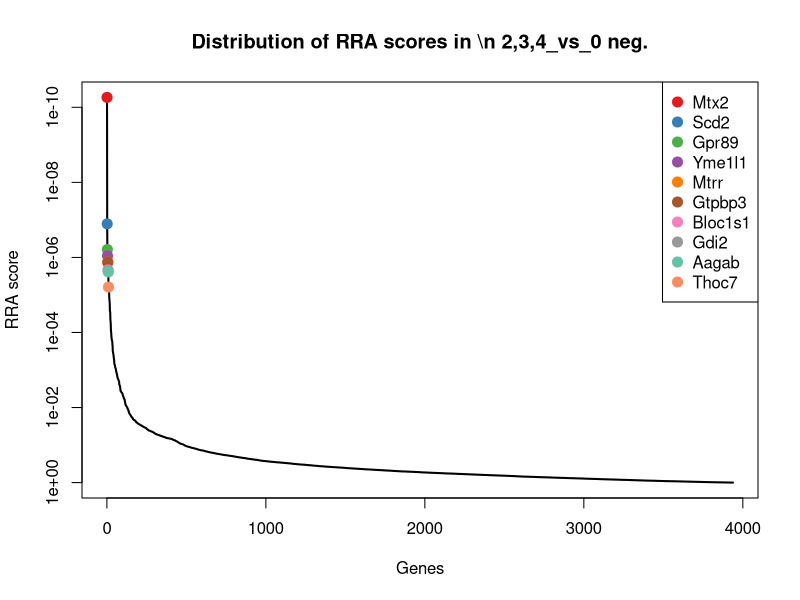
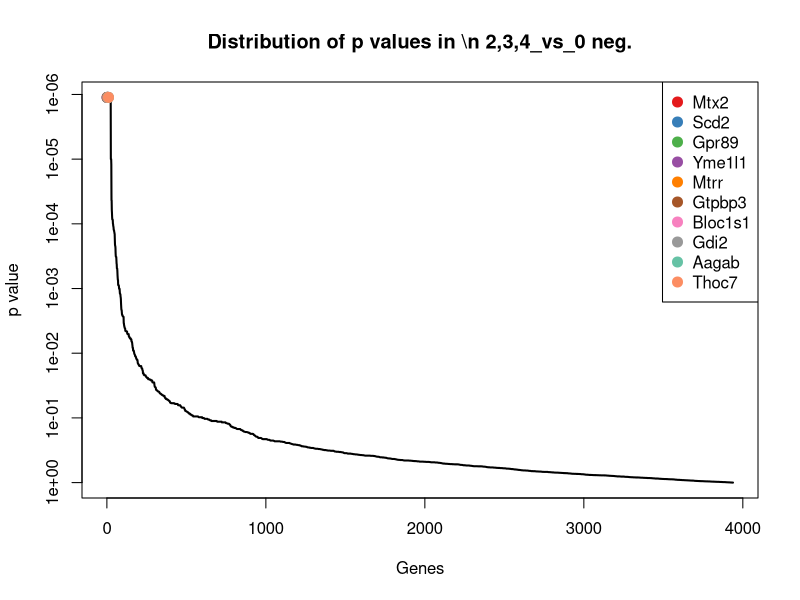
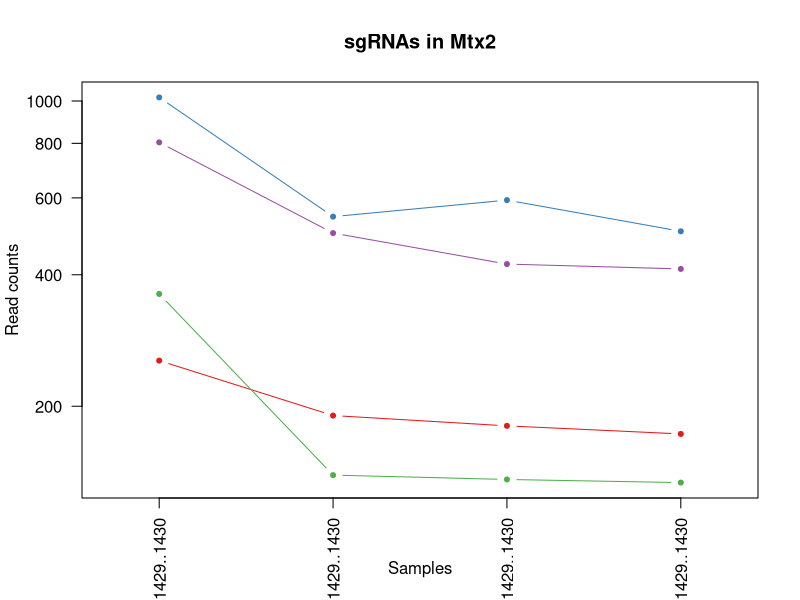
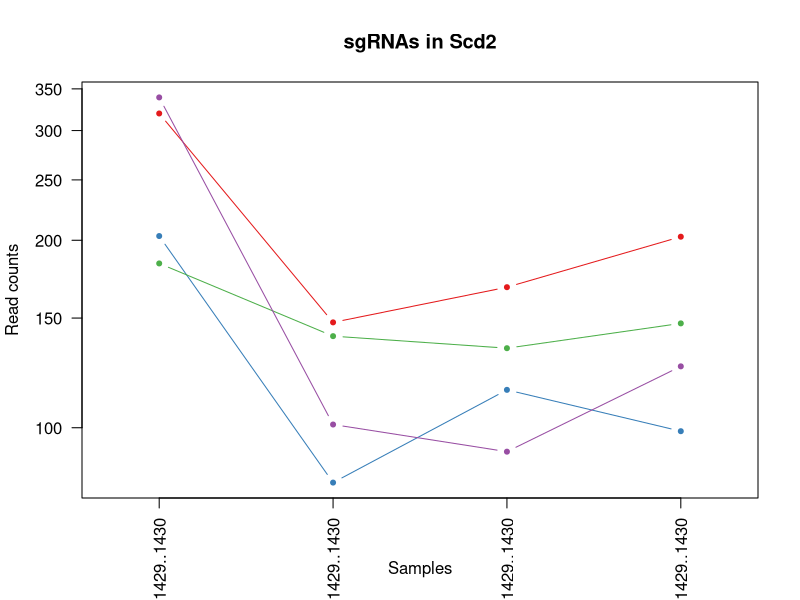
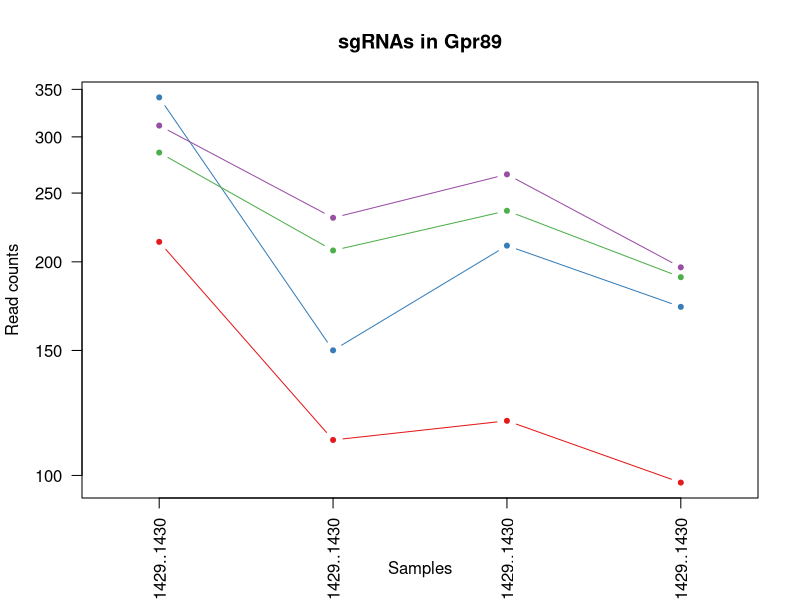
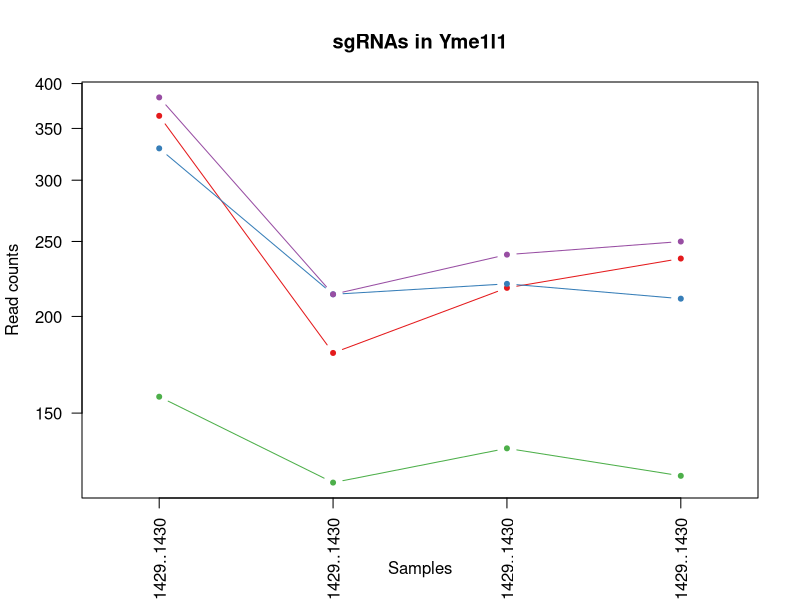
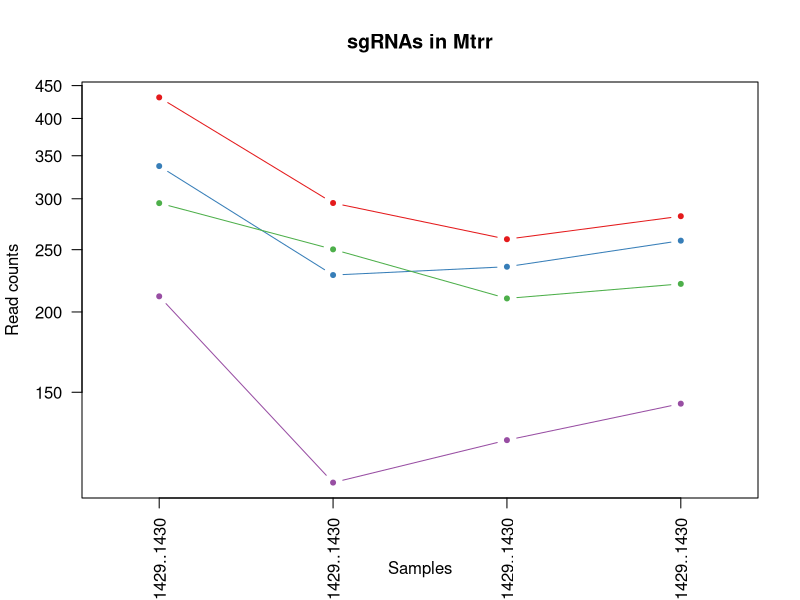
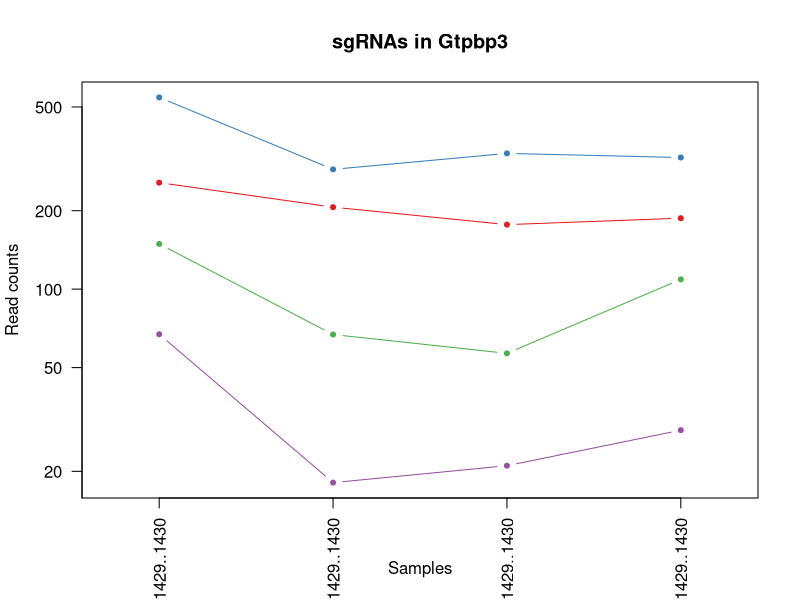

These charts were generated, in order, by the following R code: (Note: this script raises an error after producing the figures.)
pdf(file='invitro.poolD_hEGFRv3.CAR_ET.1.10_v_input.pdf',width=4.5,height=4.5);
gstable=read.table('invitro.poolD_hEGFRv3.CAR_ET.1.10_v_input.gene_summary.txt',header=T)
# 
#
# parameters
# Do not modify the variables beginning with "__"

# gstablename='__GENE_SUMMARY_FILE__'
startindex=3
# outputfile='__OUTPUT_FILE__'
targetgenelist=c("Mtx2","Scd2","Gpr89","Yme1l1","Mtrr","Gtpbp3","Bloc1s1","Gdi2","Aagab","Thoc7")
# samplelabel=sub('.\\w+.\\w+$','',colnames(gstable)[startindex]);
samplelabel='2,3,4_vs_0 neg.'


# You need to write some codes in front of this code:
# gstable=read.table(gstablename,header=T)
# pdf(file=outputfile,width=6,height=6)


# set up color using RColorBrewer
#library(RColorBrewer)
#colors <- brewer.pal(length(targetgenelist), "Set1")

colors=c( "#E41A1C", "#377EB8", "#4DAF4A", "#984EA3", "#FF7F00",  "#A65628", "#F781BF",
          "#999999", "#66C2A5", "#FC8D62", "#8DA0CB", "#E78AC3", "#A6D854", "#FFD92F", "#E5C494", "#B3B3B3", 
          "#8DD3C7", "#FFFFB3", "#BEBADA", "#FB8072", "#80B1D3", "#FDB462", "#B3DE69", "#FCCDE5",
          "#D9D9D9", "#BC80BD", "#CCEBC5", "#FFED6F")

######
# function definition

plotrankedvalues<-function(val, tglist, ...){
  
  plot(val,log='y',ylim=c(max(val),min(val)),type='l',lwd=2, ...)
  if(length(tglist)>0){
    for(i in 1:length(tglist)){
      targetgene=tglist[i];
      tx=which(names(val)==targetgene);ty=val[targetgene];
      points(tx,ty,col=colors[(i %% length(colors)) ],cex=2,pch=20)
      # text(tx+50,ty,targetgene,col=colors[i])
    }
    legend('topright',tglist,pch=20,pt.cex = 2,cex=1,col=colors)
  }
}



plotrandvalues<-function(val,targetgenelist, ...){
  # choose the one with the best distance distribution
  
  mindiffvalue=0;
  randval=val;
  for(i in 1:20){
    randval0=sample(val)
    vindex=sort(which(names(randval0) %in% targetgenelist))
    if(max(vindex)>0.9*length(val)){
      # print('pass...')
      next;
    }
    mindiffind=min(diff(vindex));
    if (mindiffind > mindiffvalue){
      mindiffvalue=mindiffind;
      randval=randval0;
      # print(paste('Diff: ',mindiffvalue))
    }
  }
  plot(randval,log='y',ylim=c(max(randval),min(randval)),pch=20,col='grey', ...)
  
  if(length(targetgenelist)>0){
    for(i in 1:length(targetgenelist)){
      targetgene=targetgenelist[i];
      tx=which(names(randval)==targetgene);ty=randval[targetgene];
      points(tx,ty,col=colors[(i %% length(colors)) ],cex=2,pch=20)
      text(tx+50,ty,targetgene,col=colors[i])
    }
  }
  
}




# set.seed(1235)



pvec=gstable[,startindex]
names(pvec)=gstable[,'id']
pvec=sort(pvec);

plotrankedvalues(pvec,targetgenelist,xlab='Genes',ylab='RRA score',main=paste('Distribution of RRA scores in \\n',samplelabel))

# plotrandvalues(pvec,targetgenelist,xlab='Genes',ylab='RRA score',main=paste('Distribution of RRA scores in \\n',samplelabel))


pvec=gstable[,startindex+1]
names(pvec)=gstable[,'id']
pvec=sort(pvec);

plotrankedvalues(pvec,targetgenelist,xlab='Genes',ylab='p value',main=paste('Distribution of p values in \\n',samplelabel))

# plotrandvalues(pvec,targetgenelist,xlab='Genes',ylab='p value',main=paste('Distribution of p values in \\n',samplelabel))



# you need to write after this code:
# dev.off()






# parameters
# Do not modify the variables beginning with "__"
targetmat=list(c(253.37010101462917,189.40077434235198,179.32943329136324,171.8027701780829),c(1018.1379426801092,542.5415729548663,591.9612361074127,502.03444219703266),c(360.4934893112555,138.07927419797272,134.9323405833073,132.70992426929757),c(802.959658362538,497.32977520862744,422.2076463413164,411.50364114510876))
targetgene="Mtx2"
collabel=c("In.vitro.input.Pool.D..25.32._1400..1401..1402..1403..1427..1428..1429..1430","In.vitro_Pool.D..25.32._hEGFRv3.CAR_ET.1.10_rep1_1400..1401..1402..1403..1427..1428..1429..1430","In.vitro_Pool.D..25.32._hEGFRv3.CAR_ET.1.10_rep2_1400..1401..1402..1403..1427..1428..1429..1430","In.vitro_Pool.D..25.32._hEGFRv3.CAR_ET.1.10_rep3_1400..1401..1402..1403..1427..1428..1429..1430")

# set up color using RColorBrewer
#library(RColorBrewer)
#colors <- brewer.pal(length(targetgenelist), "Set1")

colors=c( "#E41A1C", "#377EB8", "#4DAF4A", "#984EA3", "#FF7F00",  "#A65628", "#F781BF",
          "#999999", "#66C2A5", "#FC8D62", "#8DA0CB", "#E78AC3", "#A6D854", "#FFD92F", "#E5C494", "#B3B3B3", 
          "#8DD3C7", "#FFFFB3", "#BEBADA", "#FB8072", "#80B1D3", "#FDB462", "#B3DE69", "#FCCDE5",
          "#D9D9D9", "#BC80BD", "#CCEBC5", "#FFED6F")


## code

targetmatvec=unlist(targetmat)+1
yrange=range(targetmatvec[targetmatvec>0]);
# yrange[1]=1; # set the minimum value to 1
for(i in 1:length(targetmat)){
  vali=targetmat[[i]]+1;
  if(i==1){
    plot(1:length(vali),vali,type='b',las=1,pch=20,main=paste('sgRNAs in',targetgene),ylab='Read counts',xlab='Samples',xlim=c(0.7,length(vali)+0.3),ylim = yrange,col=colors[(i %% length(colors))],xaxt='n',log='y')
    axis(1,at=1:length(vali),labels=(collabel),las=2)
    # lines(0:100,rep(1,101),col='black');
  }else{
    lines(1:length(vali),vali,type='b',pch=20,col=colors[(i %% length(colors))])
  }
}




# parameters
# Do not modify the variables beginning with "__"
targetmat=list(c(318.5756417169234,146.63285755536927,167.1419960773871,201.6367841611033),c(202.13717617711225,80.6480716554531,114.03959107363391,97.73211477196332),c(182.57551396642396,139.3012146776008,133.19127812416784,146.0837926065136),c(338.13730392761175,100.19911932950234,90.53524787525134,124.47985144639539))
targetgene="Scd2"
collabel=c("In.vitro.input.Pool.D..25.32._1400..1401..1402..1403..1427..1428..1429..1430","In.vitro_Pool.D..25.32._hEGFRv3.CAR_ET.1.10_rep1_1400..1401..1402..1403..1427..1428..1429..1430","In.vitro_Pool.D..25.32._hEGFRv3.CAR_ET.1.10_rep2_1400..1401..1402..1403..1427..1428..1429..1430","In.vitro_Pool.D..25.32._hEGFRv3.CAR_ET.1.10_rep3_1400..1401..1402..1403..1427..1428..1429..1430")

# set up color using RColorBrewer
#library(RColorBrewer)
#colors <- brewer.pal(length(targetgenelist), "Set1")

colors=c( "#E41A1C", "#377EB8", "#4DAF4A", "#984EA3", "#FF7F00",  "#A65628", "#F781BF",
          "#999999", "#66C2A5", "#FC8D62", "#8DA0CB", "#E78AC3", "#A6D854", "#FFD92F", "#E5C494", "#B3B3B3", 
          "#8DD3C7", "#FFFFB3", "#BEBADA", "#FB8072", "#80B1D3", "#FDB462", "#B3DE69", "#FCCDE5",
          "#D9D9D9", "#BC80BD", "#CCEBC5", "#FFED6F")


## code

targetmatvec=unlist(targetmat)+1
yrange=range(targetmatvec[targetmatvec>0]);
# yrange[1]=1; # set the minimum value to 1
for(i in 1:length(targetmat)){
  vali=targetmat[[i]]+1;
  if(i==1){
    plot(1:length(vali),vali,type='b',las=1,pch=20,main=paste('sgRNAs in',targetgene),ylab='Read counts',xlab='Samples',xlim=c(0.7,length(vali)+0.3),ylim = yrange,col=colors[(i %% length(colors))],xaxt='n',log='y')
    axis(1,at=1:length(vali),labels=(collabel),las=2)
    # lines(0:100,rep(1,101),col='black');
  }else{
    lines(1:length(vali),vali,type='b',pch=20,col=colors[(i %% length(colors))])
  }
}




# parameters
# Do not modify the variables beginning with "__"
targetmat=list(c(212.38376114461562,111.19658364615503,118.39224722148253,96.70335566910055),c(340.0003193762487,149.07673851462542,209.7980263263036,171.8027701780829),c(284.1098559171393,206.50794105714505,235.04343198382563,189.29167492675),c(310.192072198057,229.72481017007854,264.64149378919626,195.46422954392665))
targetgene="Gpr89"
collabel=c("In.vitro.input.Pool.D..25.32._1400..1401..1402..1403..1427..1428..1429..1430","In.vitro_Pool.D..25.32._hEGFRv3.CAR_ET.1.10_rep1_1400..1401..1402..1403..1427..1428..1429..1430","In.vitro_Pool.D..25.32._hEGFRv3.CAR_ET.1.10_rep2_1400..1401..1402..1403..1427..1428..1429..1430","In.vitro_Pool.D..25.32._hEGFRv3.CAR_ET.1.10_rep3_1400..1401..1402..1403..1427..1428..1429..1430")

# set up color using RColorBrewer
#library(RColorBrewer)
#colors <- brewer.pal(length(targetgenelist), "Set1")

colors=c( "#E41A1C", "#377EB8", "#4DAF4A", "#984EA3", "#FF7F00",  "#A65628", "#F781BF",
          "#999999", "#66C2A5", "#FC8D62", "#8DA0CB", "#E78AC3", "#A6D854", "#FFD92F", "#E5C494", "#B3B3B3", 
          "#8DD3C7", "#FFFFB3", "#BEBADA", "#FB8072", "#80B1D3", "#FDB462", "#B3DE69", "#FCCDE5",
          "#D9D9D9", "#BC80BD", "#CCEBC5", "#FFED6F")


## code

targetmatvec=unlist(targetmat)+1
yrange=range(targetmatvec[targetmatvec>0]);
# yrange[1]=1; # set the minimum value to 1
for(i in 1:length(targetmat)){
  vali=targetmat[[i]]+1;
  if(i==1){
    plot(1:length(vali),vali,type='b',las=1,pch=20,main=paste('sgRNAs in',targetgene),ylab='Read counts',xlab='Samples',xlim=c(0.7,length(vali)+0.3),ylim = yrange,col=colors[(i %% length(colors))],xaxt='n',log='y')
    axis(1,at=1:length(vali),labels=(collabel),las=2)
    # lines(0:100,rep(1,101),col='black');
  }else{
    lines(1:length(vali),vali,type='b',pch=20,col=colors[(i %% length(colors))])
  }
}




# parameters
# Do not modify the variables beginning with "__"
targetmat=list(c(362.35650475989246,178.40331002569928,216.7622761628614,236.6145936584375),c(328.8222266844268,212.61764345528545,219.3738698515706,209.86685698400547),c(156.49329768550626,120.97210748317966,134.06180935373757,123.45109234353262),c(382.84967469489925,212.61764345528545,239.39608813167425,248.95970289279077))
targetgene="Yme1l1"
collabel=c("In.vitro.input.Pool.D..25.32._1400..1401..1402..1403..1427..1428..1429..1430","In.vitro_Pool.D..25.32._hEGFRv3.CAR_ET.1.10_rep1_1400..1401..1402..1403..1427..1428..1429..1430","In.vitro_Pool.D..25.32._hEGFRv3.CAR_ET.1.10_rep2_1400..1401..1402..1403..1427..1428..1429..1430","In.vitro_Pool.D..25.32._hEGFRv3.CAR_ET.1.10_rep3_1400..1401..1402..1403..1427..1428..1429..1430")

# set up color using RColorBrewer
#library(RColorBrewer)
#colors <- brewer.pal(length(targetgenelist), "Set1")

colors=c( "#E41A1C", "#377EB8", "#4DAF4A", "#984EA3", "#FF7F00",  "#A65628", "#F781BF",
          "#999999", "#66C2A5", "#FC8D62", "#8DA0CB", "#E78AC3", "#A6D854", "#FFD92F", "#E5C494", "#B3B3B3", 
          "#8DD3C7", "#FFFFB3", "#BEBADA", "#FB8072", "#80B1D3", "#FDB462", "#B3DE69", "#FCCDE5",
          "#D9D9D9", "#BC80BD", "#CCEBC5", "#FFED6F")


## code

targetmatvec=unlist(targetmat)+1
yrange=range(targetmatvec[targetmatvec>0]);
# yrange[1]=1; # set the minimum value to 1
for(i in 1:length(targetmat)){
  vali=targetmat[[i]]+1;
  if(i==1){
    plot(1:length(vali),vali,type='b',las=1,pch=20,main=paste('sgRNAs in',targetgene),ylab='Read counts',xlab='Samples',xlim=c(0.7,length(vali)+0.3),ylim = yrange,col=colors[(i %% length(colors))],xaxt='n',log='y')
    axis(1,at=1:length(vali),labels=(collabel),las=2)
    # lines(0:100,rep(1,101),col='black');
  }else{
    lines(1:length(vali),vali,type='b',pch=20,col=colors[(i %% length(colors))])
  }
}




# parameters
# Do not modify the variables beginning with "__"
targetmat=list(c(430.3565686351422,294.4876555903666,258.54777518220817,280.8512350815367),c(336.27428847897477,227.28092921082236,234.1729007542559,257.189775715693),c(294.3564408846427,249.27585784412776,208.92749509673388,220.15444801263317),c(210.52074569597866,107.5307622072708,125.35649705804033,142.99751529792528))
targetgene="Mtrr"
collabel=c("In.vitro.input.Pool.D..25.32._1400..1401..1402..1403..1427..1428..1429..1430","In.vitro_Pool.D..25.32._hEGFRv3.CAR_ET.1.10_rep1_1400..1401..1402..1403..1427..1428..1429..1430","In.vitro_Pool.D..25.32._hEGFRv3.CAR_ET.1.10_rep2_1400..1401..1402..1403..1427..1428..1429..1430","In.vitro_Pool.D..25.32._hEGFRv3.CAR_ET.1.10_rep3_1400..1401..1402..1403..1427..1428..1429..1430")

# set up color using RColorBrewer
#library(RColorBrewer)
#colors <- brewer.pal(length(targetgenelist), "Set1")

colors=c( "#E41A1C", "#377EB8", "#4DAF4A", "#984EA3", "#FF7F00",  "#A65628", "#F781BF",
          "#999999", "#66C2A5", "#FC8D62", "#8DA0CB", "#E78AC3", "#A6D854", "#FFD92F", "#E5C494", "#B3B3B3", 
          "#8DD3C7", "#FFFFB3", "#BEBADA", "#FB8072", "#80B1D3", "#FDB462", "#B3DE69", "#FCCDE5",
          "#D9D9D9", "#BC80BD", "#CCEBC5", "#FFED6F")


## code

targetmatvec=unlist(targetmat)+1
yrange=range(targetmatvec[targetmatvec>0]);
# yrange[1]=1; # set the minimum value to 1
for(i in 1:length(targetmat)){
  vali=targetmat[[i]]+1;
  if(i==1){
    plot(1:length(vali),vali,type='b',las=1,pch=20,main=paste('sgRNAs in',targetgene),ylab='Read counts',xlab='Samples',xlim=c(0.7,length(vali)+0.3),ylim = yrange,col=colors[(i %% length(colors))],xaxt='n',log='y')
    axis(1,at=1:length(vali),labels=(collabel),las=2)
    # lines(0:100,rep(1,101),col='black');
  }else{
    lines(1:length(vali),vali,type='b',pch=20,col=colors[(i %% length(colors))])
  }
}




# parameters
# Do not modify the variables beginning with "__"
targetmat=list(c(255.23311646326616,205.28600057751697,175.84730837308436,186.2053976181617),c(543.0690032776795,287.15601271259817,330.8018672364953,318.91532188745924),c(148.10972816663985,65.98478589991618,55.71399869246237,108.01970580059104),c(66.13704842661276,17.10716671479308,20.022218280103665,27.77649577729484))
targetgene="Gtpbp3"
collabel=c("In.vitro.input.Pool.D..25.32._1400..1401..1402..1403..1427..1428..1429..1430","In.vitro_Pool.D..25.32._hEGFRv3.CAR_ET.1.10_rep1_1400..1401..1402..1403..1427..1428..1429..1430","In.vitro_Pool.D..25.32._hEGFRv3.CAR_ET.1.10_rep2_1400..1401..1402..1403..1427..1428..1429..1430","In.vitro_Pool.D..25.32._hEGFRv3.CAR_ET.1.10_rep3_1400..1401..1402..1403..1427..1428..1429..1430")

# set up color using RColorBrewer
#library(RColorBrewer)
#colors <- brewer.pal(length(targetgenelist), "Set1")

colors=c( "#E41A1C", "#377EB8", "#4DAF4A", "#984EA3", "#FF7F00",  "#A65628", "#F781BF",
          "#999999", "#66C2A5", "#FC8D62", "#8DA0CB", "#E78AC3", "#A6D854", "#FFD92F", "#E5C494", "#B3B3B3", 
          "#8DD3C7", "#FFFFB3", "#BEBADA", "#FB8072", "#80B1D3", "#FDB462", "#B3DE69", "#FCCDE5",
          "#D9D9D9", "#BC80BD", "#CCEBC5", "#FFED6F")


## code

targetmatvec=unlist(targetmat)+1
yrange=range(targetmatvec[targetmatvec>0]);
# yrange[1]=1; # set the minimum value to 1
for(i in 1:length(targetmat)){
  vali=targetmat[[i]]+1;
  if(i==1){
    plot(1:length(vali),vali,type='b',las=1,pch=20,main=paste('sgRNAs in',targetgene),ylab='Read counts',xlab='Samples',xlim=c(0.7,length(vali)+0.3),ylim = yrange,col=colors[(i %% length(colors))],xaxt='n',log='y')
    axis(1,at=1:length(vali),labels=(collabel),las=2)
    # lines(0:100,rep(1,101),col='black');
  }else{
    lines(1:length(vali),vali,type='b',pch=20,col=colors[(i %% length(colors))])
  }
}




# parameters
# Do not modify the variables beginning with "__"
targetmat=list(c(267.3427168794065,168.62778618867466,187.16421435749078,147.11255170937636),c(279.4523172955469,118.5282265239235,172.36518345480545,160.4864200465924),c(110.84941919390026,86.7577740535935,81.8299355795541,61.72554617176631),c(540.2744801047239,318.92646518292815,346.47142936875036,402.2448092193438))
targetgene="Bloc1s1"
collabel=c("In.vitro.input.Pool.D..25.32._1400..1401..1402..1403..1427..1428..1429..1430","In.vitro_Pool.D..25.32._hEGFRv3.CAR_ET.1.10_rep1_1400..1401..1402..1403..1427..1428..1429..1430","In.vitro_Pool.D..25.32._hEGFRv3.CAR_ET.1.10_rep2_1400..1401..1402..1403..1427..1428..1429..1430","In.vitro_Pool.D..25.32._hEGFRv3.CAR_ET.1.10_rep3_1400..1401..1402..1403..1427..1428..1429..1430")

# set up color using RColorBrewer
#library(RColorBrewer)
#colors <- brewer.pal(length(targetgenelist), "Set1")

colors=c( "#E41A1C", "#377EB8", "#4DAF4A", "#984EA3", "#FF7F00",  "#A65628", "#F781BF",
          "#999999", "#66C2A5", "#FC8D62", "#8DA0CB", "#E78AC3", "#A6D854", "#FFD92F", "#E5C494", "#B3B3B3", 
          "#8DD3C7", "#FFFFB3", "#BEBADA", "#FB8072", "#80B1D3", "#FDB462", "#B3DE69", "#FCCDE5",
          "#D9D9D9", "#BC80BD", "#CCEBC5", "#FFED6F")


## code

targetmatvec=unlist(targetmat)+1
yrange=range(targetmatvec[targetmatvec>0]);
# yrange[1]=1; # set the minimum value to 1
for(i in 1:length(targetmat)){
  vali=targetmat[[i]]+1;
  if(i==1){
    plot(1:length(vali),vali,type='b',las=1,pch=20,main=paste('sgRNAs in',targetgene),ylab='Read counts',xlab='Samples',xlim=c(0.7,length(vali)+0.3),ylim = yrange,col=colors[(i %% length(colors))],xaxt='n',log='y')
    axis(1,at=1:length(vali),labels=(collabel),las=2)
    # lines(0:100,rep(1,101),col='black');
  }else{
    lines(1:length(vali),vali,type='b',pch=20,col=colors[(i %% length(colors))])
  }
}




# parameters
# Do not modify the variables beginning with "__"
targetmat=list(c(547.7265418992719,394.686774919869,326.4492110886467,446.48145064244295),c(216.1097920418896,109.97464316652696,127.9680907467495,129.62364696070924),c(150.9042513395953,94.08941693136195,134.06180935373757,140.93999709219975),c(346.5208734464781,172.29360762755888,195.86952665318802,217.06817070404486))
targetgene="Gdi2"
collabel=c("In.vitro.input.Pool.D..25.32._1400..1401..1402..1403..1427..1428..1429..1430","In.vitro_Pool.D..25.32._hEGFRv3.CAR_ET.1.10_rep1_1400..1401..1402..1403..1427..1428..1429..1430","In.vitro_Pool.D..25.32._hEGFRv3.CAR_ET.1.10_rep2_1400..1401..1402..1403..1427..1428..1429..1430","In.vitro_Pool.D..25.32._hEGFRv3.CAR_ET.1.10_rep3_1400..1401..1402..1403..1427..1428..1429..1430")

# set up color using RColorBrewer
#library(RColorBrewer)
#colors <- brewer.pal(length(targetgenelist), "Set1")

colors=c( "#E41A1C", "#377EB8", "#4DAF4A", "#984EA3", "#FF7F00",  "#A65628", "#F781BF",
          "#999999", "#66C2A5", "#FC8D62", "#8DA0CB", "#E78AC3", "#A6D854", "#FFD92F", "#E5C494", "#B3B3B3", 
          "#8DD3C7", "#FFFFB3", "#BEBADA", "#FB8072", "#80B1D3", "#FDB462", "#B3DE69", "#FCCDE5",
          "#D9D9D9", "#BC80BD", "#CCEBC5", "#FFED6F")


## code

targetmatvec=unlist(targetmat)+1
yrange=range(targetmatvec[targetmatvec>0]);
# yrange[1]=1; # set the minimum value to 1
for(i in 1:length(targetmat)){
  vali=targetmat[[i]]+1;
  if(i==1){
    plot(1:length(vali),vali,type='b',las=1,pch=20,main=paste('sgRNAs in',targetgene),ylab='Read counts',xlab='Samples',xlim=c(0.7,length(vali)+0.3),ylim = yrange,col=colors[(i %% length(colors))],xaxt='n',log='y')
    axis(1,at=1:length(vali),labels=(collabel),las=2)
    # lines(0:100,rep(1,101),col='black');
  }else{
    lines(1:length(vali),vali,type='b',pch=20,col=colors[(i %% length(colors))])
  }
}




# parameters
# Do not modify the variables beginning with "__"
targetmat=list(c(272.00025550099895,118.5282265239235,96.62896648223942,175.917806589534),c(371.67158200307733,250.49779832375583,255.936181493499,291.1388261101644),c(54.0274480104724,50.09955966475117,47.87921762633485,36.00656860019701),c(336.27428847897477,230.94675064970662,212.4096200150128,189.29167492675))
targetgene="Aagab"
collabel=c("In.vitro.input.Pool.D..25.32._1400..1401..1402..1403..1427..1428..1429..1430","In.vitro_Pool.D..25.32._hEGFRv3.CAR_ET.1.10_rep1_1400..1401..1402..1403..1427..1428..1429..1430","In.vitro_Pool.D..25.32._hEGFRv3.CAR_ET.1.10_rep2_1400..1401..1402..1403..1427..1428..1429..1430","In.vitro_Pool.D..25.32._hEGFRv3.CAR_ET.1.10_rep3_1400..1401..1402..1403..1427..1428..1429..1430")

# set up color using RColorBrewer
#library(RColorBrewer)
#colors <- brewer.pal(length(targetgenelist), "Set1")

colors=c( "#E41A1C", "#377EB8", "#4DAF4A", "#984EA3", "#FF7F00",  "#A65628", "#F781BF",
          "#999999", "#66C2A5", "#FC8D62", "#8DA0CB", "#E78AC3", "#A6D854", "#FFD92F", "#E5C494", "#B3B3B3", 
          "#8DD3C7", "#FFFFB3", "#BEBADA", "#FB8072", "#80B1D3", "#FDB462", "#B3DE69", "#FCCDE5",
          "#D9D9D9", "#BC80BD", "#CCEBC5", "#FFED6F")


## code

targetmatvec=unlist(targetmat)+1
yrange=range(targetmatvec[targetmatvec>0]);
# yrange[1]=1; # set the minimum value to 1
for(i in 1:length(targetmat)){
  vali=targetmat[[i]]+1;
  if(i==1){
    plot(1:length(vali),vali,type='b',las=1,pch=20,main=paste('sgRNAs in',targetgene),ylab='Read counts',xlab='Samples',xlim=c(0.7,length(vali)+0.3),ylim = yrange,col=colors[(i %% length(colors))],xaxt='n',log='y')
    axis(1,at=1:length(vali),labels=(collabel),las=2)
    # lines(0:100,rep(1,101),col='black');
  }else{
    lines(1:length(vali),vali,type='b',pch=20,col=colors[(i %% length(colors))])
  }
}




# parameters
# Do not modify the variables beginning with "__"
targetmat=list(c(340.9318271005672,301.8192984681351,242.00768182038343,254.10349840710464),c(331.6167498573823,254.16361976264008,261.1593688709174,341.54802215044026),c(162.0823440314172,114.86240508503927,103.59321631879722,112.13474221204213),c(313.918103095331,213.83958393491352,195.86952665318802,273.6499213614973))
targetgene="Thoc7"
collabel=c("In.vitro.input.Pool.D..25.32._1400..1401..1402..1403..1427..1428..1429..1430","In.vitro_Pool.D..25.32._hEGFRv3.CAR_ET.1.10_rep1_1400..1401..1402..1403..1427..1428..1429..1430","In.vitro_Pool.D..25.32._hEGFRv3.CAR_ET.1.10_rep2_1400..1401..1402..1403..1427..1428..1429..1430","In.vitro_Pool.D..25.32._hEGFRv3.CAR_ET.1.10_rep3_1400..1401..1402..1403..1427..1428..1429..1430")

# set up color using RColorBrewer
#library(RColorBrewer)
#colors <- brewer.pal(length(targetgenelist), "Set1")

colors=c( "#E41A1C", "#377EB8", "#4DAF4A", "#984EA3", "#FF7F00",  "#A65628", "#F781BF",
          "#999999", "#66C2A5", "#FC8D62", "#8DA0CB", "#E78AC3", "#A6D854", "#FFD92F", "#E5C494", "#B3B3B3", 
          "#8DD3C7", "#FFFFB3", "#BEBADA", "#FB8072", "#80B1D3", "#FDB462", "#B3DE69", "#FCCDE5",
          "#D9D9D9", "#BC80BD", "#CCEBC5", "#FFED6F")


## code

targetmatvec=unlist(targetmat)+1
yrange=range(targetmatvec[targetmatvec>0]);
# yrange[1]=1; # set the minimum value to 1
for(i in 1:length(targetmat)){
  vali=targetmat[[i]]+1;
  if(i==1){
    plot(1:length(vali),vali,type='b',las=1,pch=20,main=paste('sgRNAs in',targetgene),ylab='Read counts',xlab='Samples',xlim=c(0.7,length(vali)+0.3),ylim = yrange,col=colors[(i %% length(colors))],xaxt='n',log='y')
    axis(1,at=1:length(vali),labels=(collabel),las=2)
    # lines(0:100,rep(1,101),col='black');
  }else{
    lines(1:length(vali),vali,type='b',pch=20,col=colors[(i %% length(colors))])
  }
}



# 
#
# parameters
# Do not modify the variables beginning with "__"

# gstablename='__GENE_SUMMARY_FILE__'
startindex=9
# outputfile='__OUTPUT_FILE__'
targetgenelist=c("Lztr1","Rbp7","Gm17455","Ptbp3","E2f7","1700019D03Rik","Cdk17","B020004C17Rik","Zmym4","Myef2")
# samplelabel=sub('.\\w+.\\w+$','',colnames(gstable)[startindex]);
samplelabel='2,3,4_vs_0 pos.'


# You need to write some codes in front of this code:
# gstable=read.table(gstablename,header=T)
# pdf(file=outputfile,width=6,height=6)


# set up color using RColorBrewer
#library(RColorBrewer)
#colors <- brewer.pal(length(targetgenelist), "Set1")

colors=c( "#E41A1C", "#377EB8", "#4DAF4A", "#984EA3", "#FF7F00",  "#A65628", "#F781BF",
          "#999999", "#66C2A5", "#FC8D62", "#8DA0CB", "#E78AC3", "#A6D854", "#FFD92F", "#E5C494", "#B3B3B3", 
          "#8DD3C7", "#FFFFB3", "#BEBADA", "#FB8072", "#80B1D3", "#FDB462", "#B3DE69", "#FCCDE5",
          "#D9D9D9", "#BC80BD", "#CCEBC5", "#FFED6F")

######
# function definition

plotrankedvalues<-function(val, tglist, ...){
  
  plot(val,log='y',ylim=c(max(val),min(val)),type='l',lwd=2, ...)
  if(length(tglist)>0){
    for(i in 1:length(tglist)){
      targetgene=tglist[i];
      tx=which(names(val)==targetgene);ty=val[targetgene];
      points(tx,ty,col=colors[(i %% length(colors)) ],cex=2,pch=20)
      # text(tx+50,ty,targetgene,col=colors[i])
    }
    legend('topright',tglist,pch=20,pt.cex = 2,cex=1,col=colors)
  }
}



plotrandvalues<-function(val,targetgenelist, ...){
  # choose the one with the best distance distribution
  
  mindiffvalue=0;
  randval=val;
  for(i in 1:20){
    randval0=sample(val)
    vindex=sort(which(names(randval0) %in% targetgenelist))
    if(max(vindex)>0.9*length(val)){
      # print('pass...')
      next;
    }
    mindiffind=min(diff(vindex));
    if (mindiffind > mindiffvalue){
      mindiffvalue=mindiffind;
      randval=randval0;
      # print(paste('Diff: ',mindiffvalue))
    }
  }
  plot(randval,log='y',ylim=c(max(randval),min(randval)),pch=20,col='grey', ...)
  
  if(length(targetgenelist)>0){
    for(i in 1:length(targetgenelist)){
      targetgene=targetgenelist[i];
      tx=which(names(randval)==targetgene);ty=randval[targetgene];
      points(tx,ty,col=colors[(i %% length(colors)) ],cex=2,pch=20)
      text(tx+50,ty,targetgene,col=colors[i])
    }
  }
  
}




# set.seed(1235)



pvec=gstable[,startindex]
names(pvec)=gstable[,'id']
pvec=sort(pvec);

plotrankedvalues(pvec,targetgenelist,xlab='Genes',ylab='RRA score',main=paste('Distribution of RRA scores in \\n',samplelabel))

# plotrandvalues(pvec,targetgenelist,xlab='Genes',ylab='RRA score',main=paste('Distribution of RRA scores in \\n',samplelabel))


pvec=gstable[,startindex+1]
names(pvec)=gstable[,'id']
pvec=sort(pvec);

plotrankedvalues(pvec,targetgenelist,xlab='Genes',ylab='p value',main=paste('Distribution of p values in \\n',samplelabel))

# plotrandvalues(pvec,targetgenelist,xlab='Genes',ylab='p value',main=paste('Distribution of p values in \\n',samplelabel))



# you need to write after this code:
# dev.off()






# parameters
# Do not modify the variables beginning with "__"
targetmat=list(c(352.10991979238906,608.5263588547825,519.7071440531255,561.7024701630734),c(402.4113369055875,562.0926206289156,550.175737088066,600.7953160718588),c(364.21952020852945,432.56692978833934,478.7921762633485,549.3573609287201),c(232.8769310796224,320.14840566255623,226.33811968812836,300.3976580359294))
targetgene="Lztr1"
collabel=c("In.vitro.input.Pool.D..25.32._1400..1401..1402..1403..1427..1428..1429..1430","In.vitro_Pool.D..25.32._hEGFRv3.CAR_ET.1.10_rep1_1400..1401..1402..1403..1427..1428..1429..1430","In.vitro_Pool.D..25.32._hEGFRv3.CAR_ET.1.10_rep2_1400..1401..1402..1403..1427..1428..1429..1430","In.vitro_Pool.D..25.32._hEGFRv3.CAR_ET.1.10_rep3_1400..1401..1402..1403..1427..1428..1429..1430")

# set up color using RColorBrewer
#library(RColorBrewer)
#colors <- brewer.pal(length(targetgenelist), "Set1")

colors=c( "#E41A1C", "#377EB8", "#4DAF4A", "#984EA3", "#FF7F00",  "#A65628", "#F781BF",
          "#999999", "#66C2A5", "#FC8D62", "#8DA0CB", "#E78AC3", "#A6D854", "#FFD92F", "#E5C494", "#B3B3B3", 
          "#8DD3C7", "#FFFFB3", "#BEBADA", "#FB8072", "#80B1D3", "#FDB462", "#B3DE69", "#FCCDE5",
          "#D9D9D9", "#BC80BD", "#CCEBC5", "#FFED6F")


## code

targetmatvec=unlist(targetmat)+1
yrange=range(targetmatvec[targetmatvec>0]);
# yrange[1]=1; # set the minimum value to 1
for(i in 1:length(targetmat)){
  vali=targetmat[[i]]+1;
  if(i==1){
    plot(1:length(vali),vali,type='b',las=1,pch=20,main=paste('sgRNAs in',targetgene),ylab='Read counts',xlab='Samples',xlim=c(0.7,length(vali)+0.3),ylim = yrange,col=colors[(i %% length(colors))],xaxt='n',log='y')
    axis(1,at=1:length(vali),labels=(collabel),las=2)
    # lines(0:100,rep(1,101),col='black');
  }else{
    lines(1:length(vali),vali,type='b',pch=20,col=colors[(i %% length(colors))])
  }
}




# parameters
# Do not modify the variables beginning with "__"
targetmat=list(c(0.9315077243184896,10.997464316652696,6.964249836557796,3.0862773085883157),c(3.7260308972739584,15.885226235165005,16.540093361824766,27.77649577729484),c(4.657538621592448,15.885226235165005,7.834781066127521,18.517663851529893),c(0.9315077243184896,8.55358335739654,4.352656147848623,0.0))
targetgene="Rbp7"
collabel=c("In.vitro.input.Pool.D..25.32._1400..1401..1402..1403..1427..1428..1429..1430","In.vitro_Pool.D..25.32._hEGFRv3.CAR_ET.1.10_rep1_1400..1401..1402..1403..1427..1428..1429..1430","In.vitro_Pool.D..25.32._hEGFRv3.CAR_ET.1.10_rep2_1400..1401..1402..1403..1427..1428..1429..1430","In.vitro_Pool.D..25.32._hEGFRv3.CAR_ET.1.10_rep3_1400..1401..1402..1403..1427..1428..1429..1430")

# set up color using RColorBrewer
#library(RColorBrewer)
#colors <- brewer.pal(length(targetgenelist), "Set1")

colors=c( "#E41A1C", "#377EB8", "#4DAF4A", "#984EA3", "#FF7F00",  "#A65628", "#F781BF",
          "#999999", "#66C2A5", "#FC8D62", "#8DA0CB", "#E78AC3", "#A6D854", "#FFD92F", "#E5C494", "#B3B3B3", 
          "#8DD3C7", "#FFFFB3", "#BEBADA", "#FB8072", "#80B1D3", "#FDB462", "#B3DE69", "#FCCDE5",
          "#D9D9D9", "#BC80BD", "#CCEBC5", "#FFED6F")


## code

targetmatvec=unlist(targetmat)+1
yrange=range(targetmatvec[targetmatvec>0]);
# yrange[1]=1; # set the minimum value to 1
for(i in 1:length(targetmat)){
  vali=targetmat[[i]]+1;
  if(i==1){
    plot(1:length(vali),vali,type='b',las=1,pch=20,main=paste('sgRNAs in',targetgene),ylab='Read counts',xlab='Samples',xlim=c(0.7,length(vali)+0.3),ylim = yrange,col=colors[(i %% length(colors))],xaxt='n',log='y')
    axis(1,at=1:length(vali),labels=(collabel),las=2)
    # lines(0:100,rep(1,101),col='black');
  }else{
    lines(1:length(vali),vali,type='b',pch=20,col=colors[(i %% length(colors))])
  }
}




# parameters
# Do not modify the variables beginning with "__"
targetmat=list(c(0.9315077243184896,15.885226235165005,12.187437213976143,6.1725546171766315),c(0.9315077243184896,6.109702398140387,17.41062459139449,8.230072822902175),c(5.589046345910938,0.0,7.834781066127521,7.201313720039403),c(7.452061794547917,0.0,4.352656147848623,14.402627440078806))
targetgene="Gm17455"
collabel=c("In.vitro.input.Pool.D..25.32._1400..1401..1402..1403..1427..1428..1429..1430","In.vitro_Pool.D..25.32._hEGFRv3.CAR_ET.1.10_rep1_1400..1401..1402..1403..1427..1428..1429..1430","In.vitro_Pool.D..25.32._hEGFRv3.CAR_ET.1.10_rep2_1400..1401..1402..1403..1427..1428..1429..1430","In.vitro_Pool.D..25.32._hEGFRv3.CAR_ET.1.10_rep3_1400..1401..1402..1403..1427..1428..1429..1430")

# set up color using RColorBrewer
#library(RColorBrewer)
#colors <- brewer.pal(length(targetgenelist), "Set1")

colors=c( "#E41A1C", "#377EB8", "#4DAF4A", "#984EA3", "#FF7F00",  "#A65628", "#F781BF",
          "#999999", "#66C2A5", "#FC8D62", "#8DA0CB", "#E78AC3", "#A6D854", "#FFD92F", "#E5C494", "#B3B3B3", 
          "#8DD3C7", "#FFFFB3", "#BEBADA", "#FB8072", "#80B1D3", "#FDB462", "#B3DE69", "#FCCDE5",
          "#D9D9D9", "#BC80BD", "#CCEBC5", "#FFED6F")


## code

targetmatvec=unlist(targetmat)+1
yrange=range(targetmatvec[targetmatvec>0]);
# yrange[1]=1; # set the minimum value to 1
for(i in 1:length(targetmat)){
  vali=targetmat[[i]]+1;
  if(i==1){
    plot(1:length(vali),vali,type='b',las=1,pch=20,main=paste('sgRNAs in',targetgene),ylab='Read counts',xlab='Samples',xlim=c(0.7,length(vali)+0.3),ylim = yrange,col=colors[(i %% length(colors))],xaxt='n',log='y')
    axis(1,at=1:length(vali),labels=(collabel),las=2)
    # lines(0:100,rep(1,101),col='black');
  }else{
    lines(1:length(vali),vali,type='b',pch=20,col=colors[(i %% length(colors))])
  }
}




# parameters
# Do not modify the variables beginning with "__"
targetmat=list(c(488.11004754288854,585.309489741849,490.9796134773246,564.7887474716617),c(593.3704203908778,679.398906673211,713.8356082471742,748.9366268840979),c(635.2882679852099,716.0571210620533,721.6703893133016,622.399257231977),c(530.0278951372206,657.4039780399056,654.6394846364328,624.4567754377025))
targetgene="Ptbp3"
collabel=c("In.vitro.input.Pool.D..25.32._1400..1401..1402..1403..1427..1428..1429..1430","In.vitro_Pool.D..25.32._hEGFRv3.CAR_ET.1.10_rep1_1400..1401..1402..1403..1427..1428..1429..1430","In.vitro_Pool.D..25.32._hEGFRv3.CAR_ET.1.10_rep2_1400..1401..1402..1403..1427..1428..1429..1430","In.vitro_Pool.D..25.32._hEGFRv3.CAR_ET.1.10_rep3_1400..1401..1402..1403..1427..1428..1429..1430")

# set up color using RColorBrewer
#library(RColorBrewer)
#colors <- brewer.pal(length(targetgenelist), "Set1")

colors=c( "#E41A1C", "#377EB8", "#4DAF4A", "#984EA3", "#FF7F00",  "#A65628", "#F781BF",
          "#999999", "#66C2A5", "#FC8D62", "#8DA0CB", "#E78AC3", "#A6D854", "#FFD92F", "#E5C494", "#B3B3B3", 
          "#8DD3C7", "#FFFFB3", "#BEBADA", "#FB8072", "#80B1D3", "#FDB462", "#B3DE69", "#FCCDE5",
          "#D9D9D9", "#BC80BD", "#CCEBC5", "#FFED6F")


## code

targetmatvec=unlist(targetmat)+1
yrange=range(targetmatvec[targetmatvec>0]);
# yrange[1]=1; # set the minimum value to 1
for(i in 1:length(targetmat)){
  vali=targetmat[[i]]+1;
  if(i==1){
    plot(1:length(vali),vali,type='b',las=1,pch=20,main=paste('sgRNAs in',targetgene),ylab='Read counts',xlab='Samples',xlim=c(0.7,length(vali)+0.3),ylim = yrange,col=colors[(i %% length(colors))],xaxt='n',log='y')
    axis(1,at=1:length(vali),labels=(collabel),las=2)
    # lines(0:100,rep(1,101),col='black');
  }else{
    lines(1:length(vali),vali,type='b',pch=20,col=colors[(i %% length(colors))])
  }
}




# parameters
# Do not modify the variables beginning with "__"
targetmat=list(c(485.3155243699331,505.883358566024,574.5506115160182,495.86188757985605),c(362.35650475989246,549.8732158326347,589.3496424187035,408.4173638365204),c(490.90457071584405,683.0647281120952,594.5728297961218,640.9169210835068))
targetgene="E2f7"
collabel=c("In.vitro.input.Pool.D..25.32._1400..1401..1402..1403..1427..1428..1429..1430","In.vitro_Pool.D..25.32._hEGFRv3.CAR_ET.1.10_rep1_1400..1401..1402..1403..1427..1428..1429..1430","In.vitro_Pool.D..25.32._hEGFRv3.CAR_ET.1.10_rep2_1400..1401..1402..1403..1427..1428..1429..1430","In.vitro_Pool.D..25.32._hEGFRv3.CAR_ET.1.10_rep3_1400..1401..1402..1403..1427..1428..1429..1430")

# set up color using RColorBrewer
#library(RColorBrewer)
#colors <- brewer.pal(length(targetgenelist), "Set1")

colors=c( "#E41A1C", "#377EB8", "#4DAF4A", "#984EA3", "#FF7F00",  "#A65628", "#F781BF",
          "#999999", "#66C2A5", "#FC8D62", "#8DA0CB", "#E78AC3", "#A6D854", "#FFD92F", "#E5C494", "#B3B3B3", 
          "#8DD3C7", "#FFFFB3", "#BEBADA", "#FB8072", "#80B1D3", "#FDB462", "#B3DE69", "#FCCDE5",
          "#D9D9D9", "#BC80BD", "#CCEBC5", "#FFED6F")


## code

targetmatvec=unlist(targetmat)+1
yrange=range(targetmatvec[targetmatvec>0]);
# yrange[1]=1; # set the minimum value to 1
for(i in 1:length(targetmat)){
  vali=targetmat[[i]]+1;
  if(i==1){
    plot(1:length(vali),vali,type='b',las=1,pch=20,main=paste('sgRNAs in',targetgene),ylab='Read counts',xlab='Samples',xlim=c(0.7,length(vali)+0.3),ylim = yrange,col=colors[(i %% length(colors))],xaxt='n',log='y')
    axis(1,at=1:length(vali),labels=(collabel),las=2)
    # lines(0:100,rep(1,101),col='black');
  }else{
    lines(1:length(vali),vali,type='b',pch=20,col=colors[(i %% length(colors))])
  }
}




# parameters
# Do not modify the variables beginning with "__"
targetmat=list(c(0.9315077243184896,13.44134527590885,5.223187377418347,13.373868337216035),c(2.794523172955469,6.109702398140387,3.482124918278898,3.0862773085883157),c(0.0,6.109702398140387,4.352656147848623,3.0862773085883157),c(8.383569518866407,7.331642877768464,12.187437213976143,4.115036411451087))
targetgene="1700019D03Rik"
collabel=c("In.vitro.input.Pool.D..25.32._1400..1401..1402..1403..1427..1428..1429..1430","In.vitro_Pool.D..25.32._hEGFRv3.CAR_ET.1.10_rep1_1400..1401..1402..1403..1427..1428..1429..1430","In.vitro_Pool.D..25.32._hEGFRv3.CAR_ET.1.10_rep2_1400..1401..1402..1403..1427..1428..1429..1430","In.vitro_Pool.D..25.32._hEGFRv3.CAR_ET.1.10_rep3_1400..1401..1402..1403..1427..1428..1429..1430")

# set up color using RColorBrewer
#library(RColorBrewer)
#colors <- brewer.pal(length(targetgenelist), "Set1")

colors=c( "#E41A1C", "#377EB8", "#4DAF4A", "#984EA3", "#FF7F00",  "#A65628", "#F781BF",
          "#999999", "#66C2A5", "#FC8D62", "#8DA0CB", "#E78AC3", "#A6D854", "#FFD92F", "#E5C494", "#B3B3B3", 
          "#8DD3C7", "#FFFFB3", "#BEBADA", "#FB8072", "#80B1D3", "#FDB462", "#B3DE69", "#FCCDE5",
          "#D9D9D9", "#BC80BD", "#CCEBC5", "#FFED6F")


## code

targetmatvec=unlist(targetmat)+1
yrange=range(targetmatvec[targetmatvec>0]);
# yrange[1]=1; # set the minimum value to 1
for(i in 1:length(targetmat)){
  vali=targetmat[[i]]+1;
  if(i==1){
    plot(1:length(vali),vali,type='b',las=1,pch=20,main=paste('sgRNAs in',targetgene),ylab='Read counts',xlab='Samples',xlim=c(0.7,length(vali)+0.3),ylim = yrange,col=colors[(i %% length(colors))],xaxt='n',log='y')
    axis(1,at=1:length(vali),labels=(collabel),las=2)
    # lines(0:100,rep(1,101),col='black');
  }else{
    lines(1:length(vali),vali,type='b',pch=20,col=colors[(i %% length(colors))])
  }
}




# parameters
# Do not modify the variables beginning with "__"
targetmat=list(c(293.4249331603242,301.8192984681351,356.9178041235871,285.99503059585055),c(446.1921999485565,577.9778468640806,537.11776864452,519.5233469456998),c(416.38395277036483,609.7482993344106,544.0820184810779,532.8972152829158),c(530.0278951372206,711.169359143541,662.4742657025604,758.1954588098629))
targetgene="Cdk17"
collabel=c("In.vitro.input.Pool.D..25.32._1400..1401..1402..1403..1427..1428..1429..1430","In.vitro_Pool.D..25.32._hEGFRv3.CAR_ET.1.10_rep1_1400..1401..1402..1403..1427..1428..1429..1430","In.vitro_Pool.D..25.32._hEGFRv3.CAR_ET.1.10_rep2_1400..1401..1402..1403..1427..1428..1429..1430","In.vitro_Pool.D..25.32._hEGFRv3.CAR_ET.1.10_rep3_1400..1401..1402..1403..1427..1428..1429..1430")

# set up color using RColorBrewer
#library(RColorBrewer)
#colors <- brewer.pal(length(targetgenelist), "Set1")

colors=c( "#E41A1C", "#377EB8", "#4DAF4A", "#984EA3", "#FF7F00",  "#A65628", "#F781BF",
          "#999999", "#66C2A5", "#FC8D62", "#8DA0CB", "#E78AC3", "#A6D854", "#FFD92F", "#E5C494", "#B3B3B3", 
          "#8DD3C7", "#FFFFB3", "#BEBADA", "#FB8072", "#80B1D3", "#FDB462", "#B3DE69", "#FCCDE5",
          "#D9D9D9", "#BC80BD", "#CCEBC5", "#FFED6F")


## code

targetmatvec=unlist(targetmat)+1
yrange=range(targetmatvec[targetmatvec>0]);
# yrange[1]=1; # set the minimum value to 1
for(i in 1:length(targetmat)){
  vali=targetmat[[i]]+1;
  if(i==1){
    plot(1:length(vali),vali,type='b',las=1,pch=20,main=paste('sgRNAs in',targetgene),ylab='Read counts',xlab='Samples',xlim=c(0.7,length(vali)+0.3),ylim = yrange,col=colors[(i %% length(colors))],xaxt='n',log='y')
    axis(1,at=1:length(vali),labels=(collabel),las=2)
    # lines(0:100,rep(1,101),col='black');
  }else{
    lines(1:length(vali),vali,type='b',pch=20,col=colors[(i %% length(colors))])
  }
}




# parameters
# Do not modify the variables beginning with "__"
targetmat=list(c(0.9315077243184896,7.331642877768464,5.223187377418347,9.258831925764946),c(3.7260308972739584,1.2219404796280773,8.705312295697246,1.0287591028627718),c(4.657538621592448,1.2219404796280773,3.482124918278898,9.258831925764946),c(3.7260308972739584,15.885226235165005,7.834781066127521,17.48890474866712))
targetgene="B020004C17Rik"
collabel=c("In.vitro.input.Pool.D..25.32._1400..1401..1402..1403..1427..1428..1429..1430","In.vitro_Pool.D..25.32._hEGFRv3.CAR_ET.1.10_rep1_1400..1401..1402..1403..1427..1428..1429..1430","In.vitro_Pool.D..25.32._hEGFRv3.CAR_ET.1.10_rep2_1400..1401..1402..1403..1427..1428..1429..1430","In.vitro_Pool.D..25.32._hEGFRv3.CAR_ET.1.10_rep3_1400..1401..1402..1403..1427..1428..1429..1430")

# set up color using RColorBrewer
#library(RColorBrewer)
#colors <- brewer.pal(length(targetgenelist), "Set1")

colors=c( "#E41A1C", "#377EB8", "#4DAF4A", "#984EA3", "#FF7F00",  "#A65628", "#F781BF",
          "#999999", "#66C2A5", "#FC8D62", "#8DA0CB", "#E78AC3", "#A6D854", "#FFD92F", "#E5C494", "#B3B3B3", 
          "#8DD3C7", "#FFFFB3", "#BEBADA", "#FB8072", "#80B1D3", "#FDB462", "#B3DE69", "#FCCDE5",
          "#D9D9D9", "#BC80BD", "#CCEBC5", "#FFED6F")


## code

targetmatvec=unlist(targetmat)+1
yrange=range(targetmatvec[targetmatvec>0]);
# yrange[1]=1; # set the minimum value to 1
for(i in 1:length(targetmat)){
  vali=targetmat[[i]]+1;
  if(i==1){
    plot(1:length(vali),vali,type='b',las=1,pch=20,main=paste('sgRNAs in',targetgene),ylab='Read counts',xlab='Samples',xlim=c(0.7,length(vali)+0.3),ylim = yrange,col=colors[(i %% length(colors))],xaxt='n',log='y')
    axis(1,at=1:length(vali),labels=(collabel),las=2)
    # lines(0:100,rep(1,101),col='black');
  }else{
    lines(1:length(vali),vali,type='b',pch=20,col=colors[(i %% length(colors))])
  }
}




# parameters
# Do not modify the variables beginning with "__"
targetmat=list(c(0.9315077243184896,23.21686911293347,2.6115936887091733,12.345109234353263),c(2.794523172955469,6.109702398140387,1.741062459139449,4.115036411451087),c(1.8630154486369792,2.4438809592561546,0.0,4.115036411451087),c(2.794523172955469,3.665821438884232,6.964249836557796,0.0))
targetgene="Zmym4"
collabel=c("In.vitro.input.Pool.D..25.32._1400..1401..1402..1403..1427..1428..1429..1430","In.vitro_Pool.D..25.32._hEGFRv3.CAR_ET.1.10_rep1_1400..1401..1402..1403..1427..1428..1429..1430","In.vitro_Pool.D..25.32._hEGFRv3.CAR_ET.1.10_rep2_1400..1401..1402..1403..1427..1428..1429..1430","In.vitro_Pool.D..25.32._hEGFRv3.CAR_ET.1.10_rep3_1400..1401..1402..1403..1427..1428..1429..1430")

# set up color using RColorBrewer
#library(RColorBrewer)
#colors <- brewer.pal(length(targetgenelist), "Set1")

colors=c( "#E41A1C", "#377EB8", "#4DAF4A", "#984EA3", "#FF7F00",  "#A65628", "#F781BF",
          "#999999", "#66C2A5", "#FC8D62", "#8DA0CB", "#E78AC3", "#A6D854", "#FFD92F", "#E5C494", "#B3B3B3", 
          "#8DD3C7", "#FFFFB3", "#BEBADA", "#FB8072", "#80B1D3", "#FDB462", "#B3DE69", "#FCCDE5",
          "#D9D9D9", "#BC80BD", "#CCEBC5", "#FFED6F")


## code

targetmatvec=unlist(targetmat)+1
yrange=range(targetmatvec[targetmatvec>0]);
# yrange[1]=1; # set the minimum value to 1
for(i in 1:length(targetmat)){
  vali=targetmat[[i]]+1;
  if(i==1){
    plot(1:length(vali),vali,type='b',las=1,pch=20,main=paste('sgRNAs in',targetgene),ylab='Read counts',xlab='Samples',xlim=c(0.7,length(vali)+0.3),ylim = yrange,col=colors[(i %% length(colors))],xaxt='n',log='y')
    axis(1,at=1:length(vali),labels=(collabel),las=2)
    # lines(0:100,rep(1,101),col='black');
  }else{
    lines(1:length(vali),vali,type='b',pch=20,col=colors[(i %% length(colors))])
  }
}




# parameters
# Do not modify the variables beginning with "__"
targetmat=list(c(50.30141711319844,41.54597630735463,80.95940434998438,74.07065540611957),c(272.00025550099895,311.5948223051597,349.0830230574595,350.8068540762052),c(484.3840166456146,596.3069540585017,548.4346746289265,578.1626158088777))
targetgene="Myef2"
collabel=c("In.vitro.input.Pool.D..25.32._1400..1401..1402..1403..1427..1428..1429..1430","In.vitro_Pool.D..25.32._hEGFRv3.CAR_ET.1.10_rep1_1400..1401..1402..1403..1427..1428..1429..1430","In.vitro_Pool.D..25.32._hEGFRv3.CAR_ET.1.10_rep2_1400..1401..1402..1403..1427..1428..1429..1430","In.vitro_Pool.D..25.32._hEGFRv3.CAR_ET.1.10_rep3_1400..1401..1402..1403..1427..1428..1429..1430")

# set up color using RColorBrewer
#library(RColorBrewer)
#colors <- brewer.pal(length(targetgenelist), "Set1")

colors=c( "#E41A1C", "#377EB8", "#4DAF4A", "#984EA3", "#FF7F00",  "#A65628", "#F781BF",
          "#999999", "#66C2A5", "#FC8D62", "#8DA0CB", "#E78AC3", "#A6D854", "#FFD92F", "#E5C494", "#B3B3B3", 
          "#8DD3C7", "#FFFFB3", "#BEBADA", "#FB8072", "#80B1D3", "#FDB462", "#B3DE69", "#FCCDE5",
          "#D9D9D9", "#BC80BD", "#CCEBC5", "#FFED6F")


## code

targetmatvec=unlist(targetmat)+1
yrange=range(targetmatvec[targetmatvec>0]);
# yrange[1]=1; # set the minimum value to 1
for(i in 1:length(targetmat)){
  vali=targetmat[[i]]+1;
  if(i==1){
    plot(1:length(vali),vali,type='b',las=1,pch=20,main=paste('sgRNAs in',targetgene),ylab='Read counts',xlab='Samples',xlim=c(0.7,length(vali)+0.3),ylim = yrange,col=colors[(i %% length(colors))],xaxt='n',log='y')
    axis(1,at=1:length(vali),labels=(collabel),las=2)
    # lines(0:100,rep(1,101),col='black');
  }else{
    lines(1:length(vali),vali,type='b',pch=20,col=colors[(i %% length(colors))])
  }
}



dev.off()
Sweave("invitro.poolD_hEGFRv3.CAR_ET.1.10_v_input_summary.Rnw");
library(tools);

texi2dvi("invitro.poolD_hEGFRv3.CAR_ET.1.10_v_input_summary.tex",pdf=TRUE);
